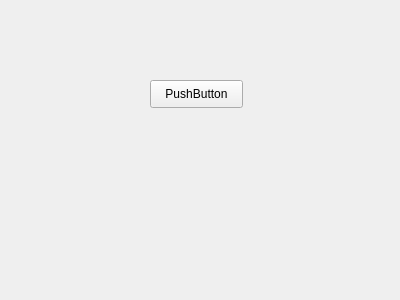
<?xml version="1.0" encoding="UTF-8"?>
<ui version="4.0">
 <class>Form</class>
 <widget class="QWidget" name="Form">
  <property name="geometry">
   <rect>
    <x>0</x>
    <y>0</y>
    <width>400</width>
    <height>300</height>
   </rect>
  </property>
  <property name="windowTitle">
   <string>Form</string>
  </property>
  <widget class="QPushButton" name="pushButton">
   <property name="geometry">
    <rect>
     <x>150</x>
     <y>80</y>
     <width>93</width>
     <height>28</height>
    </rect>
   </property>
   <property name="text">
    <string>PushButton</string>
   </property>
  </widget>
 </widget>
 <resources/>
 <connections/>
</ui>
